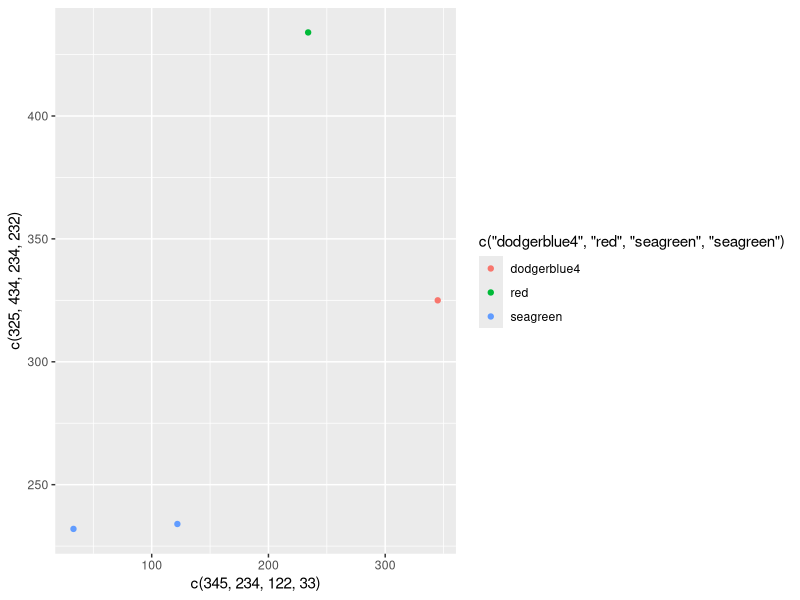
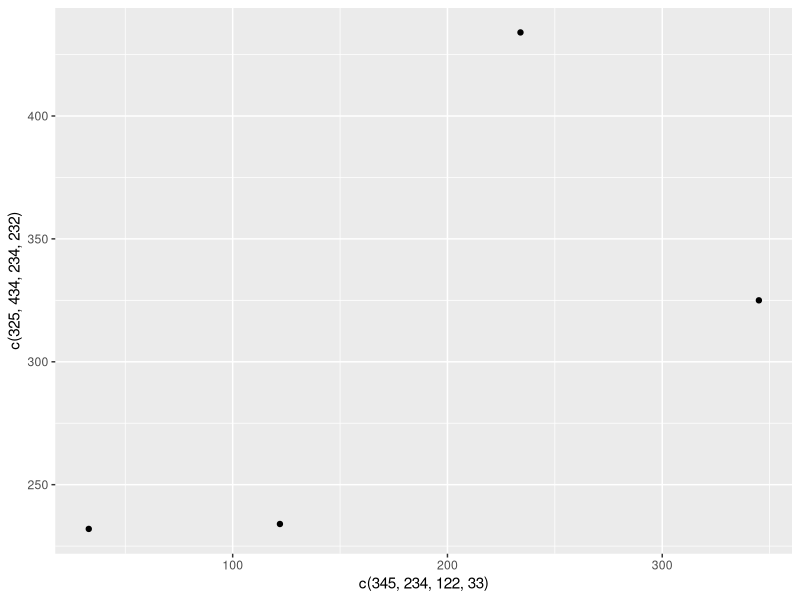

R code for these plots, in order:
## ---- chunk 1
#| echo: true
#| warning: false
library(tidyverse)

ggplot() +
  geom_point( mapping = aes(x = c(345, 234, 122, 33),
                            y = c(325, 434, 234, 232),
                            colour = c('dodgerblue4', 
                                       'red', 'seagreen', 'seagreen')))






## ---- chunk 2
#| echo: true
#| warning: false

ggplot() +
  geom_point( mapping = aes(x = c(345, 234, 122, 33),
                            y = c(325, 434, 234, 232)))



